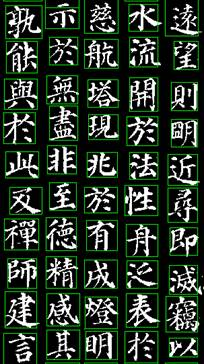
%> input picture 1.jpg, 204 x 364 px
$ octave main.m   (GNU Octave 9; MATLAB toolbox functions it lacks are replaced by stand-ins)
%> lines starting %> are read from the running program, lines starting %| are printed output that depends on the picture; in (x1, y1, x2, y2) boxes, pixels count from 0 and x2, y2 are one past the last pixel; in counts of white or black regions, pixels touching at a corner belong together; the program's own positions count from 1
clear all;clc;
close all;
I=imread('1.jpg');
%> I is the input picture: size 364x204x3 uint8; mean R, G, B 47.6, 59.3, 47.8
th=graythresh(I);
%> th = 0.427
I_bw=im2bw(I,th);
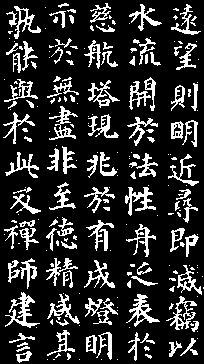
%> I_bw: size 364x204 logical; 18.2% white in thin lines or dots
% figure
% imshow(I_bw);
%%
[row,col]=size(I_bw);
%> row = 364; col = 204
c=fix(col/5);
%> c = 40
d=fix(row/14);
%> d = 26
t=4;
p=10;
b(1)=1;
a(1)=1;
q=0;
for i=1:t
    len=c;
    while mean(I_bw(:,b(i)+len))>0.06
        len=len+1;
    end
    b(i+1)=b(i)+len;
    I_col=I_bw(:,b(i):b(i+1));
    for j=1:p
        length=d;
        while mean(I_col(a(j)+length,:))>0.006
            length=length+1;
        end
        a(j+1)=a(j)+length;
        I_row=I_col(a(j):a(j+1),:);
        q=q+1;
        subplot(5,8,q)
        imshow(I_row);
    end
end
%> this loop made 4 passes
%> pass 1, `I_col=I_bw(:,b(i):b(i+1));`:
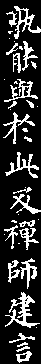
%> I_col: size 364x41 logical; 19.3% white in thin lines or dots
%> pass 1, `for j=1:p length=d; while mean(I_col(a(j)+length,:))>0.006 length=leng..`:
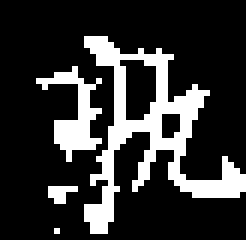
%> displayed picture: size 40x41 logical (shown 6 times larger); 20.1% white in thin lines or dots, all inside (x1, y1, x2, y2) = (6, 6, 41, 39)
%> pass 1, `for j=1:p length=d; while mean(I_col(a(j)+length,:))>0.006 length=leng..`:
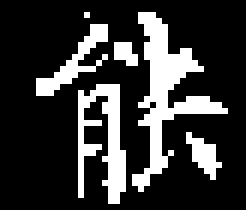
%> displayed picture: size 35x41 logical (shown 6 times larger); 21.3% white in thin lines or dots, all inside (x1, y1, x2, y2) = (6, 2, 38, 34)
%> pass 1, `for j=1:p length=d; while mean(I_col(a(j)+length,:))>0.006 length=leng..`:
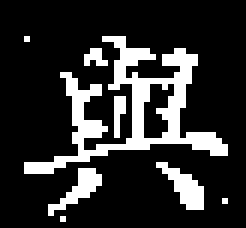
%> displayed picture: size 38x41 logical (shown 6 times larger); 18.3% white in thin lines or dots, all inside (x1, y1, x2, y2) = (4, 6, 38, 37)
%> after the loop, a = [1 32 67 112 147 180 217 258 289 329 362]; b = [1 41 81 121 161]; q = 40
%> after the loop:
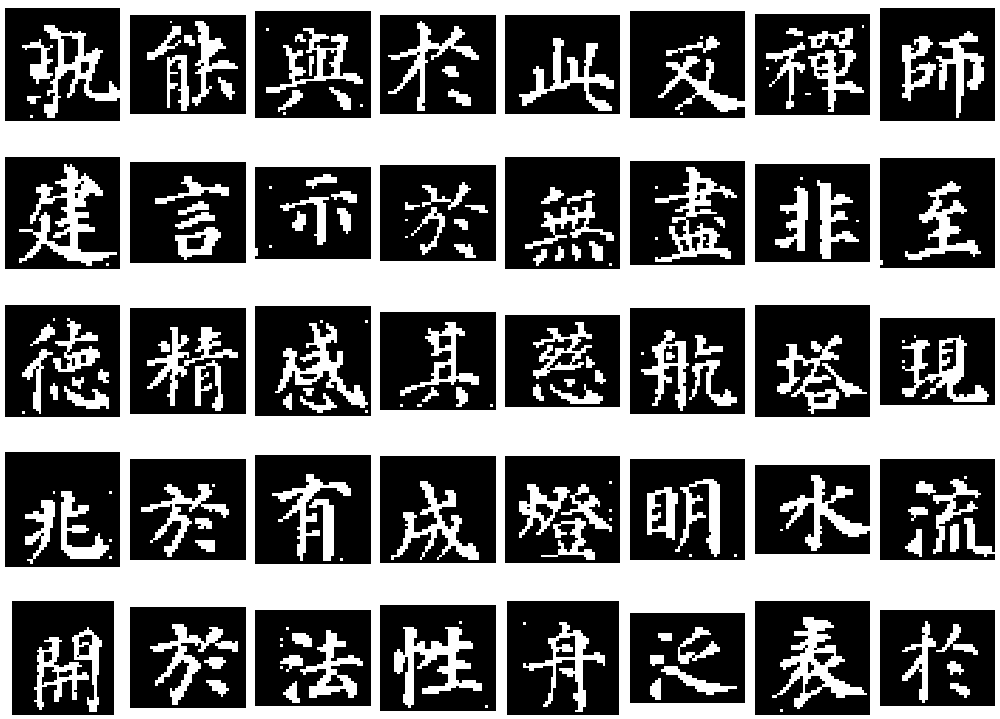
%> figure redrawn from the program's plot data, 40 panels
